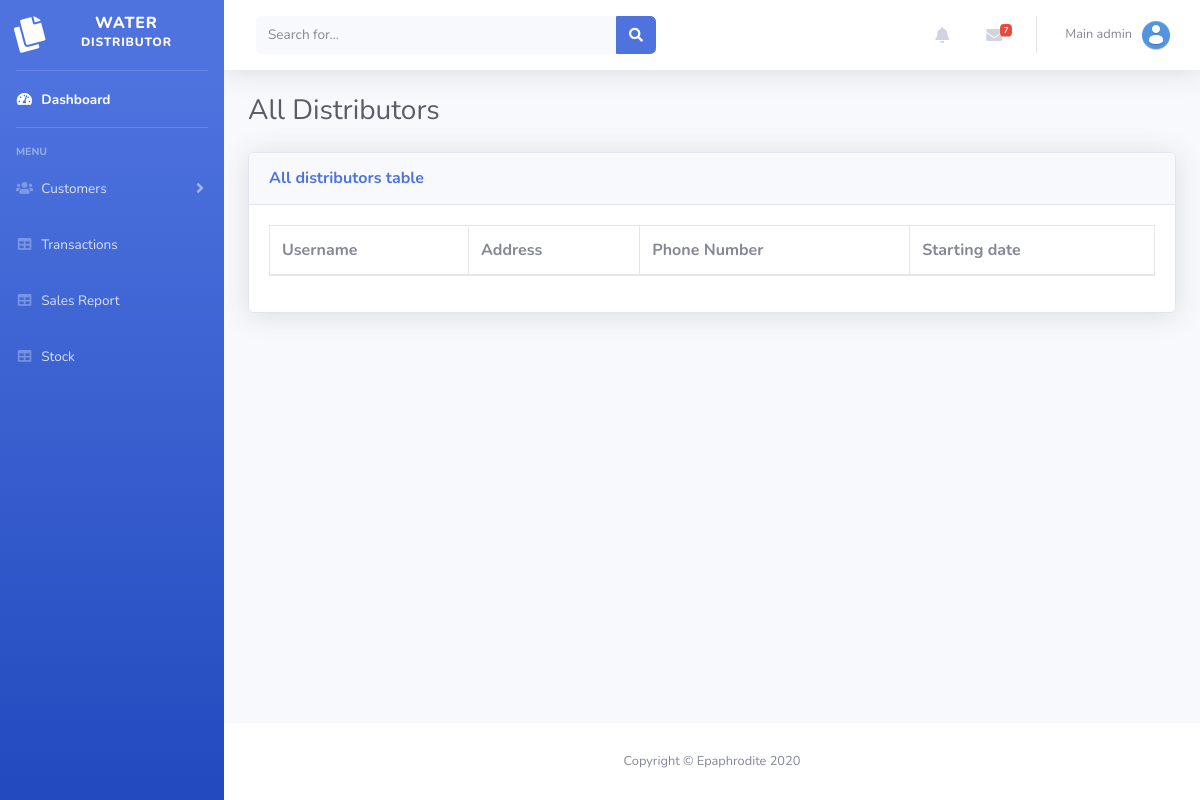
The app's page /dashboard/allDist.php (signed in), older data.
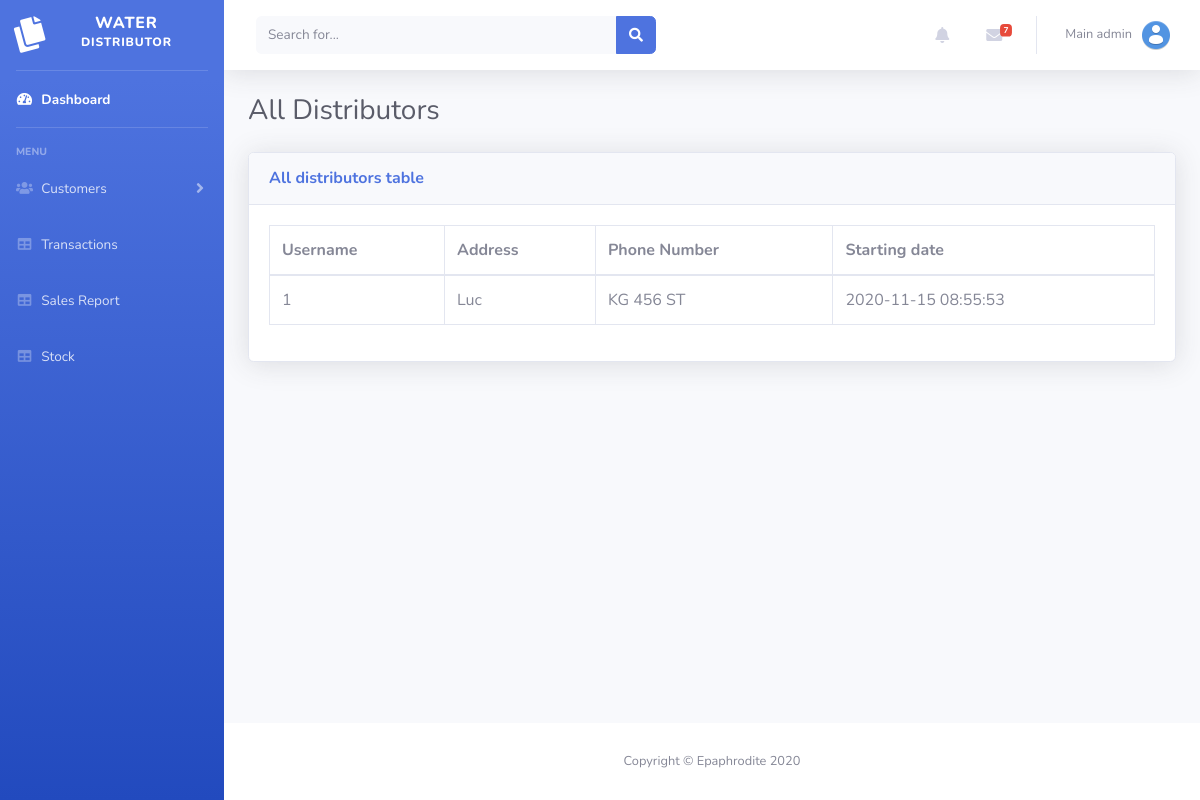
The same page, newer data.
### tables this page shows
CREATE TABLE `distributors` (
  `id` int(11) NOT NULL,
  `username` varchar(191) NOT NULL,
  `password` varchar(191) NOT NULL,
  `address` varchar(191) NOT NULL,
  `phone` varchar(191) NOT NULL,
  `date` timestamp NOT NULL DEFAULT current_timestamp() ON UPDATE current_timestamp()
);

### dashboard/topnav.php (the view, shortened to what this page needs)
<?php
    $name=$_SESSION['admin'];
?>
<nav class="navbar navbar-expand navbar-light bg-white topbar mb-4 static-top shadow">
          <form class="d-none d-sm-inline-block form-inline mr-auto ml-md-3 my-2 my-md-0 mw-100 navbar-search">
            <div class="input-group">
              <input type="text" class="form-control bg-light border-0 small" placeholder="Search for..." aria-label="Search" aria-describedby="basic-addon2">
              <div class="input-group-append">
                <button class="btn btn-primary" type="button">
                  <i class="fas fa-search fa-sm"></i>
                </button>
              </div>
            </div>
          </form>
          <ul class="navbar-nav ml-auto">
            <li class="nav-item dropdown no-arrow mx-1">
              <a class="nav-link dropdown-toggle" href="#" id="alertsDropdown" role="button" data-toggle="dropdown" aria-haspopup="true" aria-expanded="false">
                <i class="fas fa-bell fa-fw"></i>
              </a>
            </li>
            <li class="nav-item dropdown no-arrow mx-1">
              <a class="nav-link dropdown-toggle" href="#" id="messagesDropdown" role="button" data-toggle="dropdown" aria-haspopup="true" aria-expanded="false">
                <i class="fas fa-envelope fa-fw"></i>
                <span class="badge badge-danger badge-counter">7</span>
              </a>
            </li>
            <li class="nav-item dropdown no-arrow">
              <a class="nav-link dropdown-toggle" href="#" id="userDropdown" role="button" data-toggle="dropdown" aria-haspopup="true" aria-expanded="false">
                <span class="mr-2 d-none d-lg-inline text-gray-600 small"><?php echo $name; ?></span>
                <img class="img-profile rounded-circle" src="img/avatar.png">
              </a>
            </li>
          </ul>
        </nav>

### dashboard/allDist.php (shortened to what this page needs)
<!DOCTYPE html>
<html lang="en">
<head>
  <link href="vendor/fontawesome-free/css/all.min.css" rel="stylesheet" type="text/css">
  <link href="css/sb-admin-2.min.css" rel="stylesheet">
</head>
<body id="page-top">
  <div id="wrapper">
    <?php
      include('sidebar.php');
    ?>
    <div id="content-wrapper" class="d-flex flex-column">
      <div id="content">
        <?php
          include('topnav.php')
        ?>
        <div class="container-fluid">
          <div class="d-sm-flex align-items-center justify-content-between mb-4">
            <h1 class="h3 mb-0 text-gray-800">All Distributors</h1>
          </div>
          <div class="card shadow mb-4">
            <div class="card-header py-3">
              <h6 class="m-0 font-weight-bold text-primary">All distributors table</h6>
            </div>
            <div class="card-body">
              <div class="table-responsive">
                <table class="table table-bordered" id="dataTable" width="100%" cellspacing="0">
                  <thead>
                    <tr>
                      <th>Username</th>
                      <th>Address</th>
                      <th>Phone Number</th>
                      <th>Starting date</th>
                    </tr>
                  </thead>
                  <tbody>
                    <?php
                      $sql = mysqli_query($dbcon,"SELECT * FROM distributors ORDER BY ID DESC");
                      while($row = mysqli_fetch_array($sql)){
                          echo'
                          <tr>
                            <td>'.$row['id'].'</td>
                            <td>'.$row['username'].'</td>
                            <td>'.$row['address'].'</td>
                            <td>'.$row['date'].'</td>
                          </tr>
                          ';
                      }
                    ?>
                  </tbody>
                </table>
              </div>
            </div>
          </div>
        </div>
      </div>
      <?php
        include('footer.php');
      ?>
    </div>
  </div>
</body>
</html>

Row changes from the older to the newer data that the page shows:
added distributors: id "1", username "Luc", address "KG 456 ST", date "2020-11-15 08:55:53"
